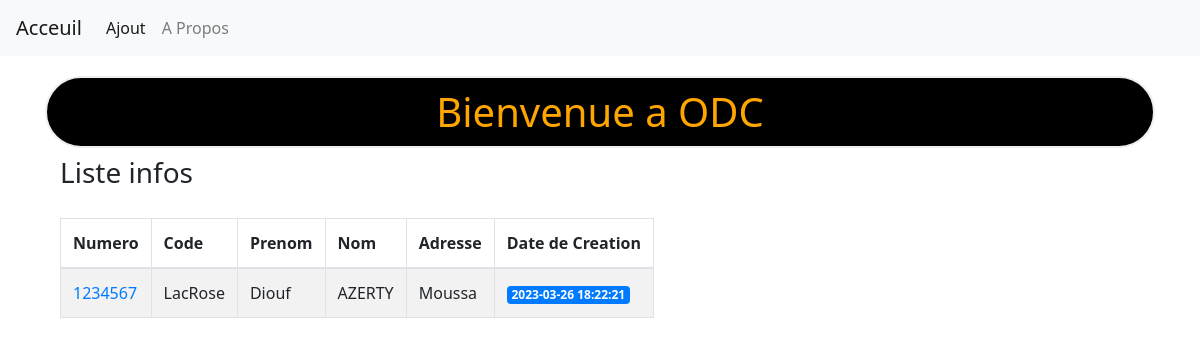
Page /1234567 on the committed database.
### tables this page shows
CREATE TABLE Etudiant (
Numero INTEGER PRIMARY KEY AUTOINCREMENT,
DateCreation TIMESTAMP NOT NULL DEFAULT CURRENT_TIMESTAMP,
Code TEXT NOT NULL,
Nom TEXT NOT NULL,
Prenom TEXT NOT NULL,
Adresse TEXT NOT NULL
);

### cours6/testStatic.py (the view)
@app.route('/<int:num>')
def insererDonnee(num):
	info = get_num(num)
	return render_template('post.html', info=info)

### cours6/testStatic.py (called while the page is built)
def get_db_connection():
	conn = sqlite3.connect('basededonnee.db')
	conn.row_factory = sqlite3.Row
	return conn

def get_num(num):
	conn = get_db_connection()
	info = conn.execute('SELECT * FROM Etudiant WHERE Numero = ?', (num,)).fetchone()
	conn.close()
	if info is None:
		abort(404)
	return info

### cours6/templates/post.html (shortened to what this page needs)
{% extends 'nav.html' %}
{% block content %}
<h1>{% block title %} Bienvenue a ODC {% endblock %}</h1>
<section class="container table-responsive">
	<table class="table table-bordered table-striped table-condensed table-responsive pt50">
		<thead>
			<h3>Liste infos</h3>
			<tr>
				<th>Numero</th>
				<th>Code</th>
				<th>Prenom</th>
				<th>Nom</th>
				<th>Adresse</th>
				<th>Date de Creation</th>
			</tr>
		</thead>
		<tbody>
			<tr>
				<td><a href="#">{{ info['Numero'] }}</a></td>
				<td>{{ info['Code'] }}</td>
				<td>{{ info['Prenom'] }}</td>
				<td>{{ info['Nom'] }}</td>
				<td>{{ info['Adresse'] }}</td>
				<td><span class="badge badge-primary">{{ info['DateCreation'] }}</span></td>
			</tr>
		</tbody>
	</table>
</section>
{% endblock %}

### cours6/static/css/style.css (style rules this page uses)
body { font-family: "Segoe UI", roboto; }
h1 { border: 2px #eee solid; color: orange; text-align: center; padding: 10px; background-color : black; border-radius: 50px; }
.pt50 { padding-top: 20px; }

### rows in the picture
Etudiant: Numero "1234567", Code "LacRose", Prenom "Diouf", Nom "AZERTY", Adresse "Moussa", DateCreation "2023-03-26 18:22:21"
